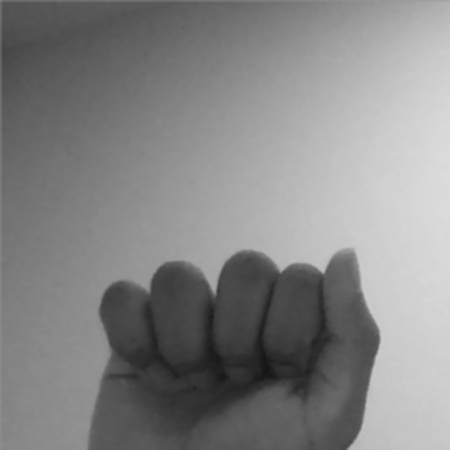
#> input picture phase 1 and 2/images/0/0.jpg, 450 x 450 px, given in place of the camera
$ python create_images.py
#> lines starting #> are read from the running program, lines starting #| are printed output that depends on the picture; after the words box and inside, x2 and y2 are one past the last pixel; in counts of white or black regions, pixels touching at a corner belong together
import cv2
import os
import time
import keyboard

def preprocess(frame):
	f = cv2.cvtColor(frame,cv2.COLOR_BGR2GRAY)
	f = cv2.GaussianBlur(f, (5,5), 0)
	return f

def segment(img):
	_, thresholded = cv2.threshold(img, 25,255,cv2.THRESH_BINARY_INV+cv2.THRESH_OTSU)
	contours,hierarchy = cv2.findContours(thresholded, cv2.RETR_EXTERNAL, cv2.CHAIN_APPROX_SIMPLE)

	if len(contours) == 0:
		return
	else:
		#find max contour which is the hand
		cnt = max(contours, key = lambda x: cv2.contourArea(x))
		return (thresholded,cnt)


def create_images(num_images):
#> called with num_images = 5
	labels = [0, 1, 2, 3, 4, 5]
	letters = ['A', 'B', 'C', 'D','E',' F']
	for label in labels:
		if not os.path.exists("images/{}".format(label)):
			os.makedirs("images/{}".format(label))
	k = 0
	for imageFolders in os.listdir('images'):
		if(imageFolders == ".DS_Store"):
			continue
		cap = cv2.VideoCapture(0)
		print("Collecting images for {}".format(letters[k]))
		time.sleep(5)

		for i in range(num_images):
			print('Collecting image {}'.format(i))
			success,frame = cap.read()
			frame = cv2.flip(frame, 1)

			cv2.rectangle(frame, (500,500), (50,50), (0,255,0),0)
			cv2.rectangle(frame, (500,500), (50,50), (0,255,0),0)
			cropped_img = frame[50:500, 50:500]

			img = preprocess(cropped_img)

			imgname = os.path.join("images", str(imageFolders), str(i) + '.jpg')

			cv2.imshow("Gray", img)
			cv2.imshow("Original", frame)
			time.sleep(1)
			cv2.imwrite(imgname, img)

			if cv2.waitKey(1) & 0xFF == ord('q'):
				break
#> this loop made 1 pass; (key q is pressed on pass 1)
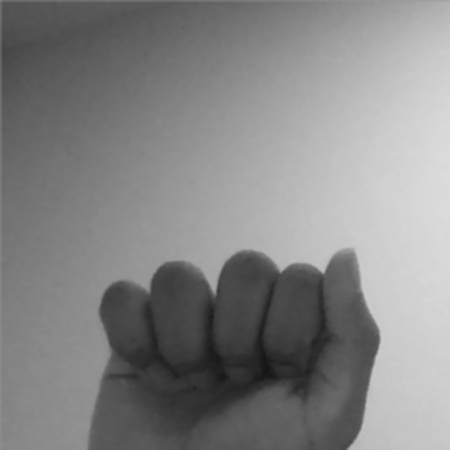
#> input picture phase 1 and 2/images/0/0.jpg, 450 x 450 px, given in place of the camera
#> pass 1, in create_images, `frame = cv2.flip(frame, 1)`:
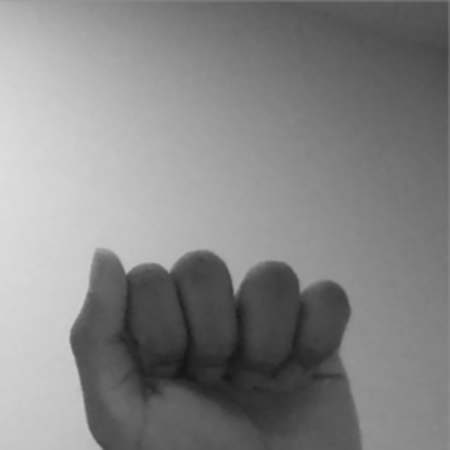
#> frame: shape (450, 450, 3); min 21, max 220, mean 133.4
#> pass 1, in create_images, `cropped_img = frame[50:500, 50:500]`:
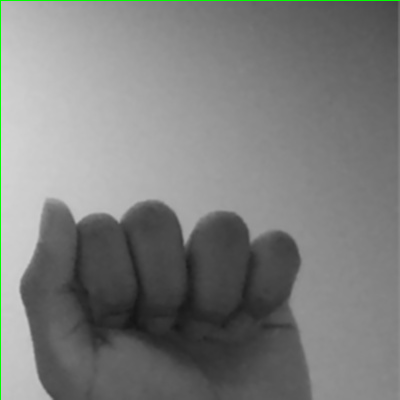
#> cropped_img: shape (400, 400, 3); mean B, G, R 125.1, 126.3, 125.1
#> after the loop:
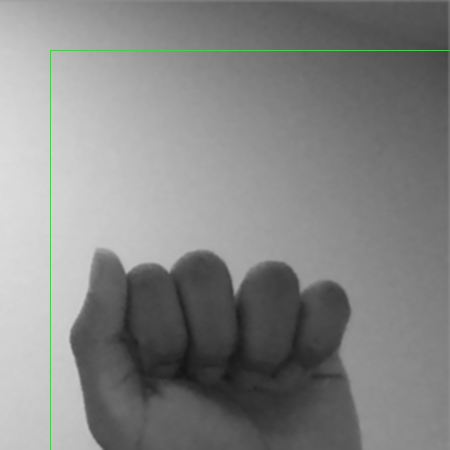
#> frame: shape (450, 450, 3); 0.39% of pixels changed, all inside (x1, y1, x2, y2) = (50, 50, 450, 450)
		k = k+1

		cap.release()
		cv2.destroyAllWindows()


create_images(5)
